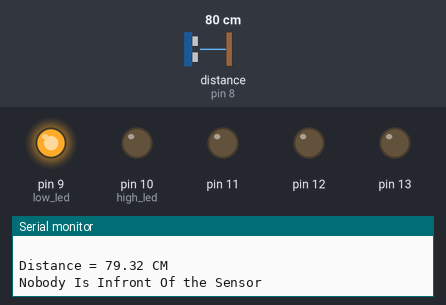
Simulated run of this sketch. Board: Arduino Uno, built with avr-gcc and run on an emulated ATmega328P. Shown: output pins drawn as LEDs (lit = HIGH), the last lines printed to the serial monitor. Wiring (inferred from the names in the program): ultrasonic range finder: trigger pin 7; echo pin 8. Dashed ring = blinking. The inputs (shaded band) are chosen by the test bench; at power-on: distance to the obstacle (sensor on pin 8) 80 cm. The echo pulse lasts 58.3 µs per cm; random numbers use the default seed unless the sketch sets one; pins used as bus, display or sensor lines are not drawn.

Above: at 2.5 s.
2.6 s: distance to the obstacle (sensor on pin 8) set to 34 cm
6.1 s: distance to the obstacle (sensor on pin 8) set to 28 cm
At 8.0 s:
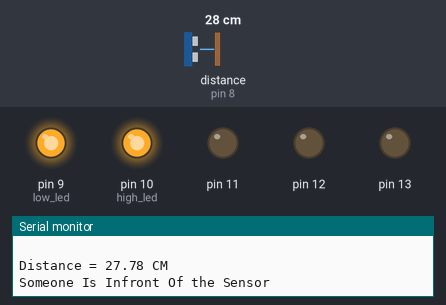
11.2 s: distance to the obstacle (sensor on pin 8) set to 35 cm
At 14.2 s:
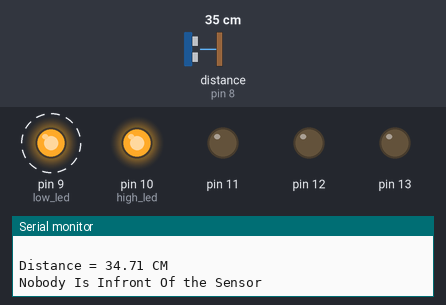
16.6 s: distance to the obstacle (sensor on pin 8) set to 2 cm
At 18.5 s:
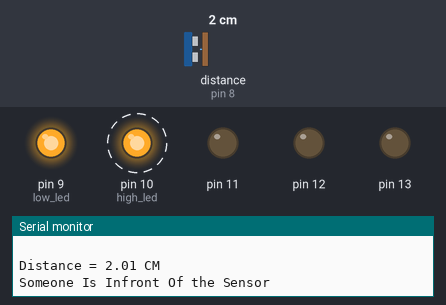
21.2 s: distance to the obstacle (sensor on pin 8) set to 60 cm
At 24.6 s:
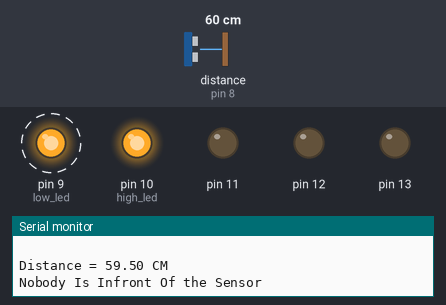
Timing chart, 0 to 27.6 s (numbered marks = the images above; inputs shaded):
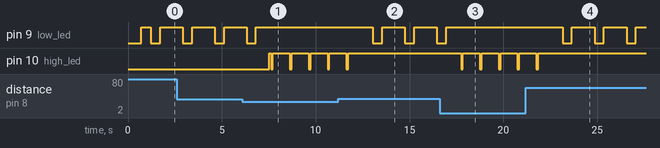

Measured:
- the behaviour switches between 31 and 30 cm on distance to the obstacle (sensor on pin 8) (found by bisection; images 0 and 1)
- after the input at 6.1 s, pin 10 (high_led): LOW → HIGH after 1.4 s, then repeats every 1.0 s: LOW 0.10 s, HIGH 0.90 s
- after the input at 11.2 s, pin 9 (low_led): alternates HIGH for 1.2 s and LOW for 0.50 s, starting after 1.8 s
- after the input at 16.6 s, pin 10 (high_led): alternates HIGH for 0.90 s and LOW for 0.10 s, starting after 1.1 s
- after the input at 21.2 s, pin 9 (low_led): alternates HIGH for 1.2 s and LOW for 0.50 s, starting after 2.0 s

The sketch:

TeamSR-crewPokhara.ino
```cpp
#define Trigpin 7
#define Echopin 8
#define low_led 9
#define high_led 10
float distance;
int duration;
int ll = 700;


const int LED_YELLOW  = 10;
const int LED_BLUE    = 11;
const int LED_GREEN   = 12;
const int LED_RED     = 13;

const int BUTTON_YELLOW = 2;
const int BUTTON_BLUE   = 3;
const int BUTTON_GREEN  = 4;
const int BUTTON_RED    = 5;

const int PIEZO         = 6;

const int STATE_START_GAME        = 0;
const int STATE_PICK_RND_SEQUENCE = 1;
const int STATE_SHOW_RND_SEQUENCE = 2;
const int STATE_READ_PLAYER_GUESS = 3;
const int STATE_VERIFY_GUESS      = 4;
const int STATE_GUESS_CORRECT     = 5;
const int STATE_GUESS_INCORRECT   = 6;

const int MAX_DIFFICULTY_LEVEL    = 9;


int randomSequence[MAX_DIFFICULTY_LEVEL];

// Array used to store the player's guess
int playerGuess[MAX_DIFFICULTY_LEVEL];
// A counter to record the number of button presses made by the player
int numButtonPresses;

// The current state the game is in
int currentState;
int nextState;

// The difficulty level (1..MAX_DIFFICULTY_LEVEL)
// (Do not set to zero!)
int difficultyLevel;


void setup() {
  pinMode (Trigpin, OUTPUT);
  pinMode (low_led, OUTPUT);
  pinMode (high_led, OUTPUT);
  pinMode (Echopin, INPUT);
  Serial.begin(9600);
  Serial.println ("Welcome To Distance Meter");
  Serial.println ("Coded By Jevins Annson");
  digitalWrite (low_led, LOW);
  digitalWrite (high_led, LOW);

  // Initialise input buttons
  for(int i=BUTTON_YELLOW; i<=BUTTON_RED; i++) {
    pinMode(i, INPUT);
  }
  // Initialise LEDs
  for(int i=LED_YELLOW; i<=LED_RED; i++) {
    pinMode(i, OUTPUT);
  }
  // Set initial difficulty level to 1 random flash && put game in start state
  difficultyLevel = 1;
  currentState = STATE_START_GAME;
  nextState = currentState;
  numButtonPresses = 0;
}

void loop() {
  digitalWrite(Trigpin, LOW);
  delayMicroseconds(2);
  digitalWrite(Trigpin, HIGH);
  delayMicroseconds(10);
  digitalWrite(Trigpin, LOW);
  duration = pulseIn(Echopin, HIGH);
  distance = duration * 0.034 / 2;
  delay (ll);
  Serial.println (" ");
  Serial.print ("Distance = ");
  Serial.print (distance);
  Serial.print (" CM");
  Serial.println (" ");

  if (distance>=30)
  {
    Serial.println ("Nobody Is Infront Of the Sensor");
    digitalWrite (low_led, HIGH);
    delay (500);
    digitalWrite (low_led, LOW);
    delay (500);
    digitalWrite (low_led, HIGH);
  }
  else
  {
    Serial.println ("Someone Is Infront Of the Sensor");
    digitalWrite (high_led, HIGH);
    delay (100);
    digitalWrite (high_led, LOW);
    delay (100);
    digitalWrite (high_led, HIGH);
    delay (100);
  }


}


void soundCorrectGuess() {
  tone(PIEZO, 700, 100);
  delay(100);
  tone(PIEZO, 800, 100);
  delay(100);
  tone(PIEZO, 900, 100);
  delay(100);
  tone(PIEZO, 1000, 100);
  delay(100);
  tone(PIEZO, 1100, 100);
  delay(100);
  tone(PIEZO, 1200, 100);
  delay(100);
}
// Flash the LED on the given pin
void flashLED(int ledPinNum, bool playSound) {
  digitalWrite(ledPinNum, HIGH);
  if( playSound )
    playSoundForLED(ledPinNum);
  delay(1000);
  digitalWrite(ledPinNum, LOW);
  delay(500);
}

void playSoundForLED(int ledPinNum) {
  int pitch = 0;
  switch(ledPinNum) {
    case LED_YELLOW: pitch = 200; break;
    case LED_BLUE: pitch = 250; break;
    case LED_GREEN: pitch = 300; break;
    case LED_RED: pitch = 350; break;
  }
  tone(PIEZO, pitch, 800);
}
// Get a random LED pin number
int rndLEDPin() {
  return random(LED_YELLOW, LED_RED + 1);
}
```
